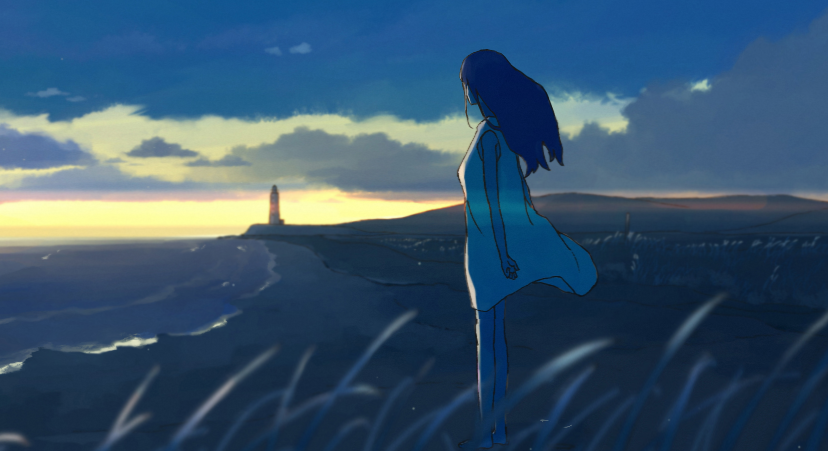
#> input picture Resource/Screenshot_2.png, 828 x 451 px
$ python chapter2.py
#> lines starting #> are read from the running program, lines starting #| are printed output that depends on the picture; after the words box and inside, x2 and y2 are one past the last pixel; in counts of white or black regions, pixels touching at a corner belong together

#BASICS FUNCTIONS

import cv2
import numpy as np

img = cv2.imread("Resource/Screenshot_2.png")
#> img is the input picture: shape (451, 828, 3); mean B, G, R 109.6, 85.1, 55.9
kernel=np.ones((5,5),np.uint8) #Create Matrix made by Integer
imgGray = cv2.cvtColor(img,cv2.COLOR_BGR2GRAY)
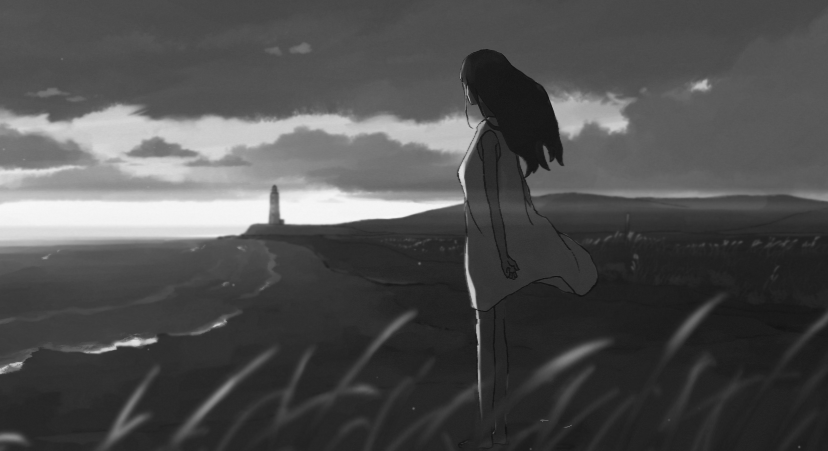
#> imgGray: shape (451, 828); min 18, max 248, mean 79.1
cv2.imshow("Gray Image",imgGray)

imgBlur= cv2.GaussianBlur(imgGray,(7,7),0)
cv2.imshow("Blur Image",imgBlur)

imgCanny= cv2.Canny(img,100,100)
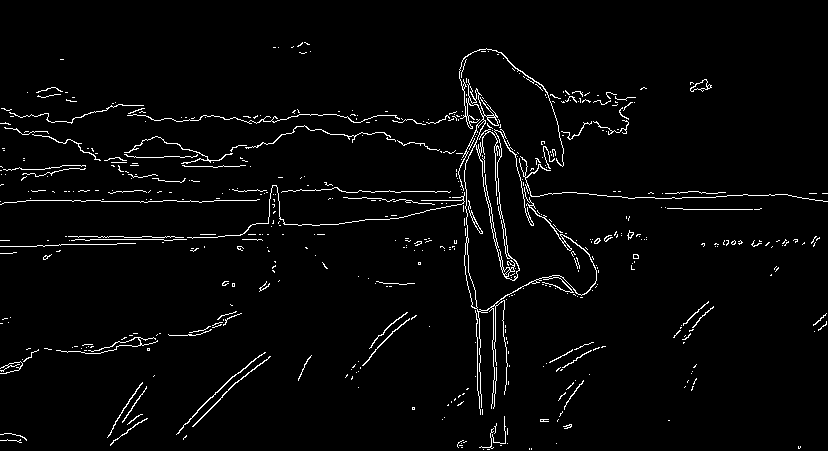
#> imgCanny: shape (451, 828); 2.8% white in thin lines or dots
cv2.imshow("Canny Image",imgCanny)

imgDialation=cv2.dilate(imgCanny,kernel,iterations=1)
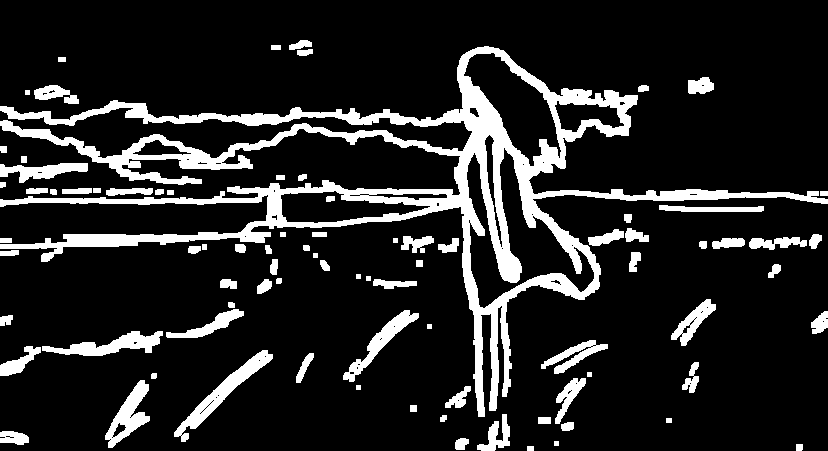
#> imgDialation: shape (451, 828); 14.5% white; 86 white regions, largest, box (x1, y1, x2, y2) and area: (0, 46, 828, 417) 35154, (174, 350, 273, 442) 1662, (42, 331, 163, 356) 1331
cv2.imshow("Dialation  Image",imgDialation)

cv2.waitKey(0)
